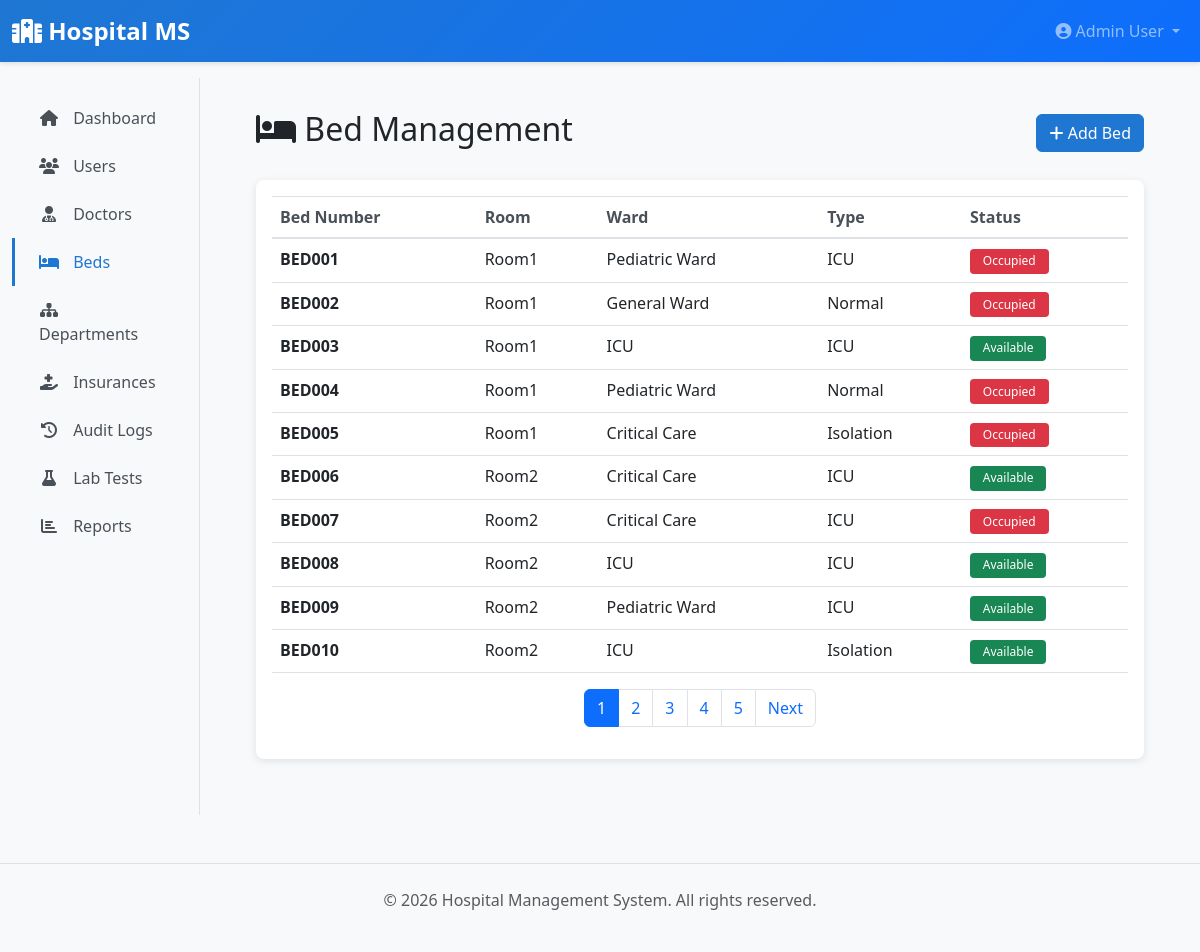
The app's page /admin/beds (signed in), older data.
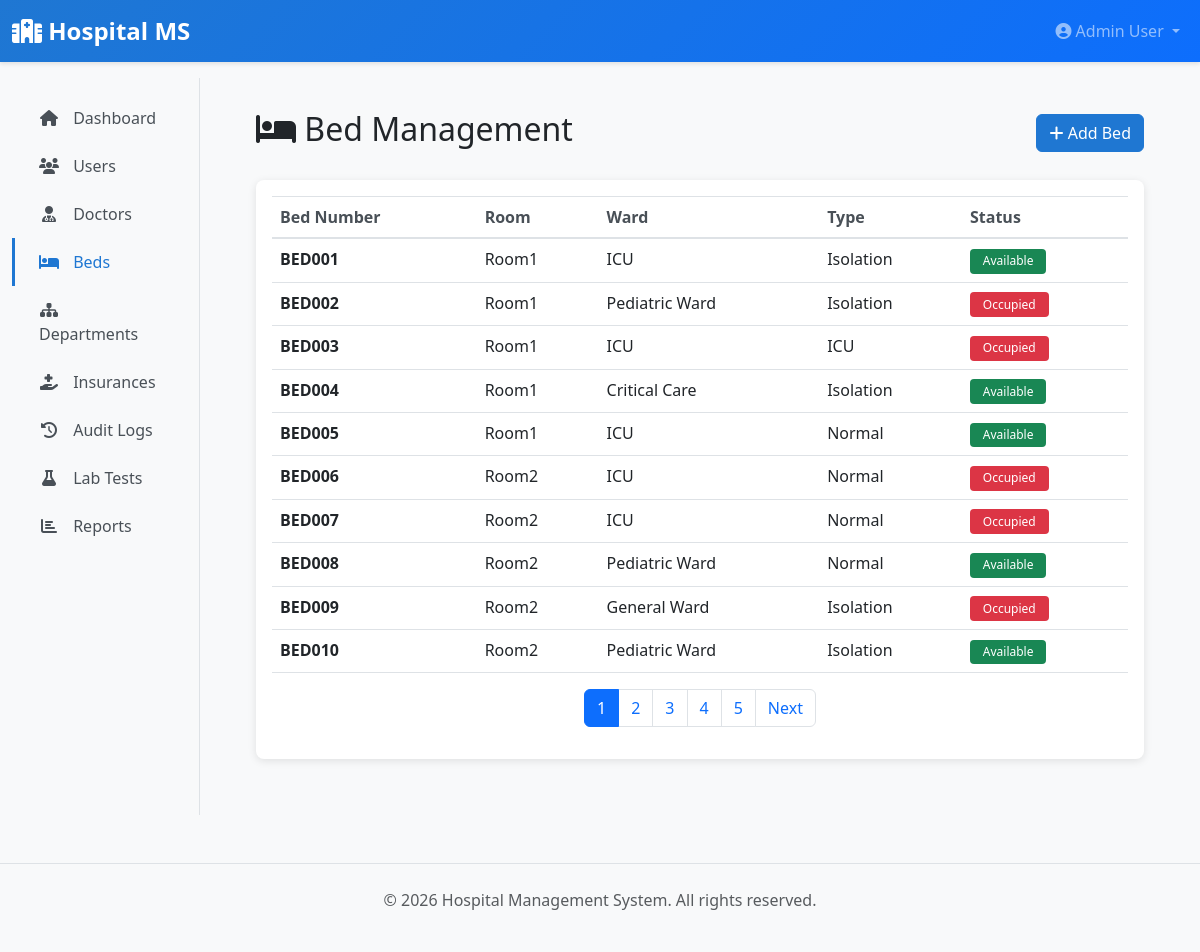
The same page, newer data.
### app/models/__init__.py (models this page shows, shortened)
class User(UserMixin, db.Model):
    __tablename__ = 'users'
    id = db.Column(db.Integer, primary_key=True)
    username = db.Column(db.String(80), unique=True, nullable=False, index=True)
    email = db.Column(db.String(120), unique=True, nullable=False, index=True)
    password_hash = db.Column(db.String(255), nullable=False)
    first_name = db.Column(db.String(80))
    last_name = db.Column(db.String(80))
    phone = db.Column(db.String(20))
    role = db.Column(db.Enum(UserRole), nullable=False, default=UserRole.PATIENT)
    is_active = db.Column(db.Boolean, default=True)
    created_at = db.Column(db.DateTime, default=datetime.utcnow)
    updated_at = db.Column(db.DateTime, default=datetime.utcnow, onupdate=datetime.utcnow)
    patient = db.relationship('Patient', uselist=False, back_populates='user', foreign_keys='Patient.user_id', cascade='all, delete-orphan', passive_deletes=True)
    doctor = db.relationship('Doctor', uselist=False, back_populates='user', foreign_keys='Doctor.user_id', cascade='all, delete-orphan', passive_deletes=True)
    lab_staff = db.relationship('LabStaff', uselist=False, back_populates='user', foreign_keys='LabStaff.user_id', cascade='all, delete-orphan', passive_deletes=True)
    def get_full_name(self):
        return f"{self.first_name} {self.last_name}".strip()

class Bed(db.Model):
    __tablename__ = 'beds'
    id = db.Column(db.Integer, primary_key=True)
    bed_number = db.Column(db.String(20), unique=True, nullable=False)
    room_number = db.Column(db.String(20))
    ward = db.Column(db.String(50), nullable=False)  # ICU, General, Pediatric, etc.
    bed_type = db.Column(db.String(50))  # Normal, ICU, Isolation
    is_available = db.Column(db.Boolean, default=True)
    created_at = db.Column(db.DateTime, default=datetime.utcnow)
    admissions = db.relationship('Admission', back_populates='bed')

### app/blueprints/admin.py (the view)
@admin_bp.route('/beds')
@login_required
@admin_required
def beds_list():
    page = request.args.get('page', 1, type=int)
    beds = Bed.query.paginate(page=page, per_page=10)
    return render_template('admin/beds_list.html', beds=beds)

### app/blueprints/admin.py (called while the page is built)
def admin_required(f):
    @wraps(f)
    def decorated_function(*args, **kwargs):
        if not current_user.is_authenticated or current_user.role != UserRole.ADMIN:
            flash('You do not have permission to access this page.', 'danger')
            return redirect(url_for('main.dashboard'))
        return f(*args, **kwargs)
    return decorated_function

### app/templates/admin/beds_list.html (shortened to what this page needs)
{% extends "layouts/base.html" %}
{% block content %}
<div class="d-flex justify-content-between align-items-center mb-4">
    <h2><i class="fas fa-bed"></i> Bed Management</h2>
    <a href="{{ url_for('admin.create_bed') }}" class="btn btn-primary">
        <i class="fas fa-plus"></i> Add Bed
    </a>
</div>
<div class="card">
    <div class="card-body">
        {% if beds.items %}
        <div class="table-responsive">
            <table class="table table-hover">
                <thead>
                    <tr>
                        <th>Bed Number</th>
                        <th>Room</th>
                        <th>Ward</th>
                        <th>Type</th>
                        <th>Status</th>
                    </tr>
                </thead>
                <tbody>
                    {% for bed in beds.items %}
                    <tr>
                        <td><strong>{{ bed.bed_number }}</strong></td>
                        <td>{{ bed.room_number }}</td>
                        <td>{{ bed.ward }}</td>
                        <td>{{ bed.bed_type }}</td>
                        <td>
                            {% if bed.is_available %}
                                <span class="badge badge-success">Available</span>
                            {% else %}
                                <span class="badge badge-danger">Occupied</span>
                            {% endif %}
                        </td>
                    </tr>
                    {% endfor %}
                </tbody>
            </table>
        </div>
        {% if beds.pages > 1 %}
        <nav>
            <ul class="pagination justify-content-center">
                {% for page_num in beds.iter_pages() %}
                    {% if page_num %}
                        {% if page_num == beds.page %}
                        <li class="page-item active">
                            <span class="page-link">{{ page_num }}</span>
                        </li>
                        {% else %}
                        <li class="page-item">
                            <a class="page-link" href="{{ url_for('admin.beds_list', page=page_num) }}">{{ page_num }}</a>
                        </li>
                        {% endif %}
                    {% endif %}
                {% endfor %}
                {% if beds.has_next %}
                <li class="page-item">
                    <a class="page-link" href="{{ url_for('admin.beds_list', page=beds.next_num) }}">Next</a>
                </li>
                {% endif %}
            </ul>
        </nav>
        {% endif %}
        {% else %}
        <p class="text-muted text-center my-3">No beds configured yet.</p>
        {% endif %}
    </div>
</div>
{% endblock %}

### app/templates/layouts/base.html (shortened to what this page needs)
<!DOCTYPE html>
<html lang="en">
<head>
    <link href="https://cdnjs.cloudflare.com/ajax/libs/bootstrap/5.3.0/css/bootstrap.min.css" rel="stylesheet">
    <link href="https://cdnjs.cloudflare.com/ajax/libs/font-awesome/6.4.0/css/all.min.css" rel="stylesheet">
</head>
<body>
    <nav class="navbar navbar-expand-lg navbar-dark sticky-top">
        <div class="container-fluid">
            <a class="navbar-brand" href="{{ url_for('main.dashboard') }}">
                <i class="fas fa-hospital"></i> Hospital MS
            </a>
            <div class="collapse navbar-collapse" id="navbarNav">
                <ul class="navbar-nav ms-auto">
                    {% if current_user.is_authenticated %}
                        <li class="nav-item dropdown">
                            <a class="nav-link dropdown-toggle" href="#" id="userDropdown" role="button" data-bs-toggle="dropdown">
                                <i class="fas fa-user-circle"></i> {{ current_user.get_full_name() or current_user.username }}
                            </a>
                        </li>
                    {% else %}
                        <li class="nav-item">
                            <a class="nav-link" href="{{ url_for('auth.login') }}">Login</a>
                        </li>
                    {% endif %}
                </ul>
            </div>
        </div>
    </nav>
    {% if current_user.is_authenticated %}
        <div class="container-fluid">
            <div class="row">
                <nav class="col-md-3 col-lg-2 d-md-block bg-light sidebar">
                    <div class="position-sticky pt-3">
                        <ul class="nav flex-column">
                            {% if current_user.role.value == 'admin' %}
                                <li class="nav-item">
                                    <a class="nav-link {% if request.endpoint == 'admin.dashboard' %}active{% endif %}" href="{{ url_for('admin.dashboard') }}">
                                        <i class="fas fa-home"></i> Dashboard
                                    </a>
                                </li>
                                <li class="nav-item">
                                    <a class="nav-link {% if request.endpoint in ['admin.users_list', 'admin.create_user', 'admin.edit_user'] %}active{% endif %}" href="{{ url_for('admin.users_list') }}">
                                        <i class="fas fa-users"></i> Users
                                    </a>
                                </li>
                                <li class="nav-item">
                                    <a class="nav-link {% if request.endpoint in ['admin.doctors_list', 'admin.edit_doctor'] %}active{% endif %}" href="{{ url_for('admin.doctors_list') }}">
                                        <i class="fas fa-user-md"></i> Doctors
                                    </a>
                                </li>
                                <li class="nav-item">
                                    <a class="nav-link {% if request.endpoint in ['admin.beds_list', 'admin.create_bed'] %}active{% endif %}" href="{{ url_for('admin.beds_list') }}">
                                        <i class="fas fa-bed"></i> Beds
                                    </a>
                                </li>
                                <li class="nav-item">
                                    <a class="nav-link {% if request.endpoint in ['admin.departments_list', 'admin.create_department'] %}active{% endif %}" href="{{ url_for('admin.departments_list') }}">
                                        <i class="fas fa-sitemap"></i> Departments
                                    </a>
                                </li>
                                <li class="nav-item">
                                    <a class="nav-link {% if request.endpoint in ['admin.insurances_list', 'admin.create_insurance'] %}active{% endif %}" href="{{ url_for('admin.insurances_list') }}">
                                        <i class="fas fa-hand-holding-medical"></i> Insurances
                                    </a>
                                </li>
                                <li class="nav-item">
                                    <a class="nav-link {% if request.endpoint == 'admin.audit_logs' %}active{% endif %}" href="{{ url_for('admin.audit_logs') }}">
                                        <i class="fas fa-history"></i> Audit Logs
                                    </a>
                                </li>
                                <li class="nav-item">
                                    <a class="nav-link {% if request.endpoint in ['admin.lab_tests_list', 'admin.create_lab_test'] %}active{% endif %}" href="{{ url_for('admin.lab_tests_list') }}">
                                        <i class="fas fa-flask"></i> Lab Tests
                                    </a>
                                </li>
                                <li class="nav-item">
                                    <a class="nav-link {% if request.endpoint == 'admin.reports' %}active{% endif %}" href="{{ url_for('admin.reports') }}">
                                        <i class="fas fa-chart-bar"></i> Reports
                                    </a>
                                </li>
                            {% endif %}
                        </ul>
                    </div>
                </nav>
                <main class="col-md-9 ms-sm-auto col-lg-10 px-md-4">
                    <div class="main-content">
                        {% block content %}{% endblock %}
                    </div>
                </main>
            </div>
        </div>
    {% else %}
        <div style="min-height: calc(100vh - 70px); padding: 2rem;">
            {% block auth_content %}{% endblock %}
        </div>
    {% endif %}
    <footer class="bg-light py-4 mt-5 border-top">
        <div class="container text-center text-muted">
            <p>&copy; 2026 Hospital Management System. All rights reserved.</p>
        </div>
    </footer>
</body>
</html>

### app/templates/layouts/base.html (style rules this page uses)
:root { --primary-color: #1f77d2; --secondary-color: #0d6efd; --danger-color: #dc3545; }
body { background-color: #f8f9fa; font-family: 'Segoe UI', Tahoma, Geneva, Verdana, sans-serif; }
.navbar { background: linear-gradient(135deg, var(--primary-color) 0%, var(--secondary-color) 100%); box-shadow: 0 2px 4px rgba(0,0,0,0.1); }
.navbar-brand { font-weight: 700; font-size: 1.5rem; color: white !important; }
.sidebar { background-color: #fff; min-height: calc(100vh - 70px); border-right: 1px solid #dee2e6; }
.sidebar .nav-link { color: #495057; border-left: 3px solid transparent; padding: 0.75rem 1.5rem; transition: all 0.3s ease; }
.sidebar .nav-link:hover, .sidebar .nav-link.active { color: var(--primary-color); background-color: #f8f9fa; border-left-color: var(--primary-color); }
.sidebar .nav-link i { width: 20px; text-align: center; margin-right: 10px; }
.main-content { padding: 2rem; }
.card { border: 0; box-shadow: 0 2px 8px rgba(0,0,0,0.1); border-radius: 8px; margin-bottom: 1.5rem; }
.btn-primary { background-color: var(--primary-color); border-color: var(--primary-color); }
.badge { padding: 0.4rem 0.8rem; border-radius: 4px; font-weight: 500; }
.badge-success { background-color: #198754; }
.badge-danger { background-color: #dc3545; }
.table { background-color: #fff; }
.table thead { background-color: #f8f9fa; border-top: 1px solid #dee2e6; }
.table thead th { color: #495057; font-weight: 600; border-bottom: 2px solid #dee2e6; }

Row changes from the older to the newer data that the page shows:
changed Bed "BED001": ward "Pediatric Ward" → "ICU"; bed_type "ICU" → "Isolation"; is_available "Occupied" → "Available"
changed Bed "BED002": ward "General Ward" → "Pediatric Ward"; bed_type "Normal" → "Isolation"
changed Bed "BED003": is_available "Available" → "Occupied"
changed Bed "BED004": ward "Pediatric Ward" → "Critical Care"; bed_type "Normal" → "Isolation"; is_available "Occupied" → "Available"
changed Bed "BED005": ward "Critical Care" → "ICU"; bed_type "Isolation" → "Normal"; is_available "Occupied" → "Available"
changed Bed "BED006": ward "Critical Care" → "ICU"; bed_type "ICU" → "Normal"; is_available "Available" → "Occupied"
changed Bed "BED007": ward "Critical Care" → "ICU"; bed_type "ICU" → "Normal"
changed Bed "BED008": ward "ICU" → "Pediatric Ward"; bed_type "ICU" → "Normal"
changed Bed "BED009": ward "Pediatric Ward" → "General Ward"; bed_type "ICU" → "Isolation"; is_available "Available" → "Occupied"
changed Bed "BED010": ward "ICU" → "Pediatric Ward"
